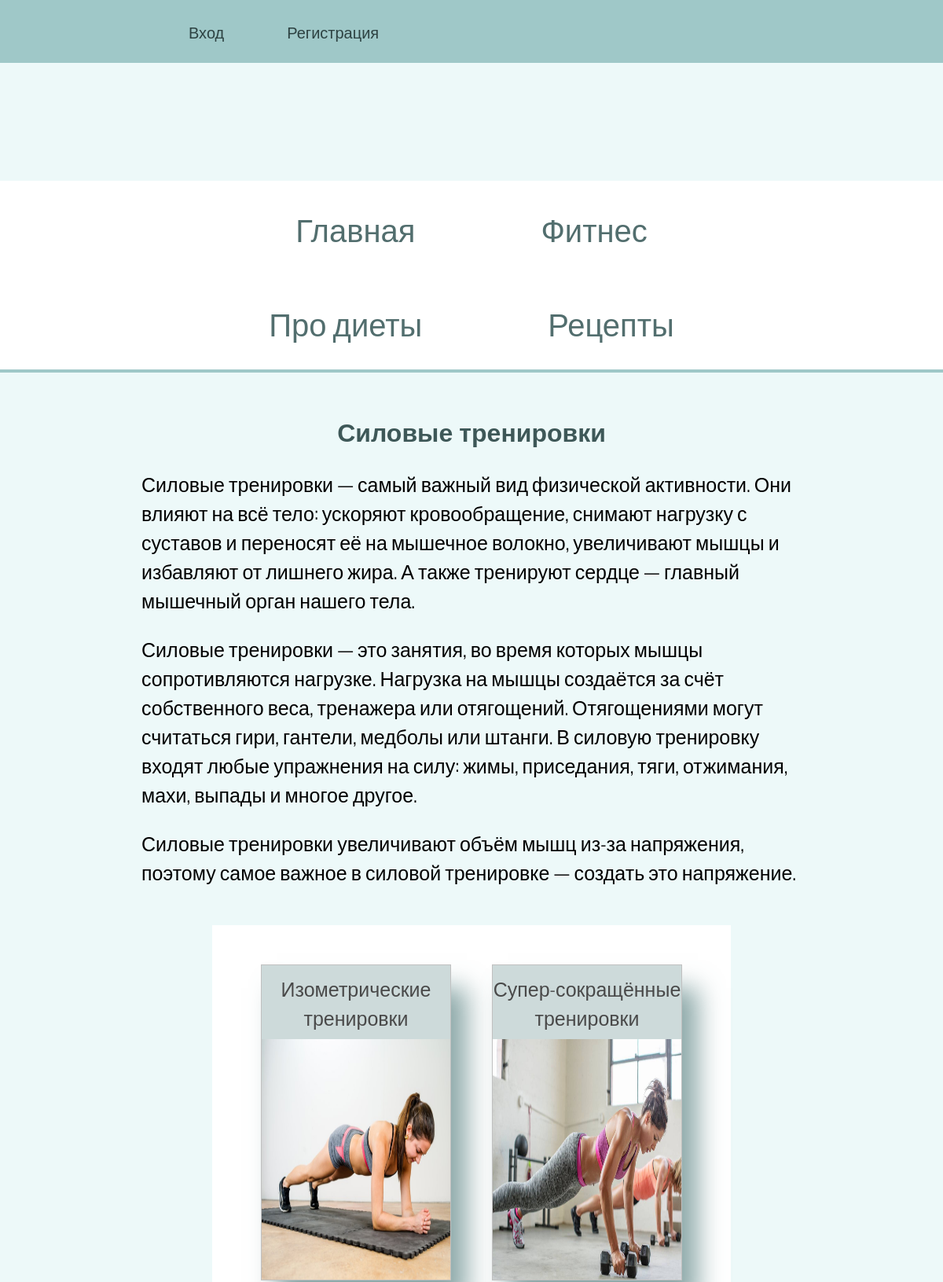
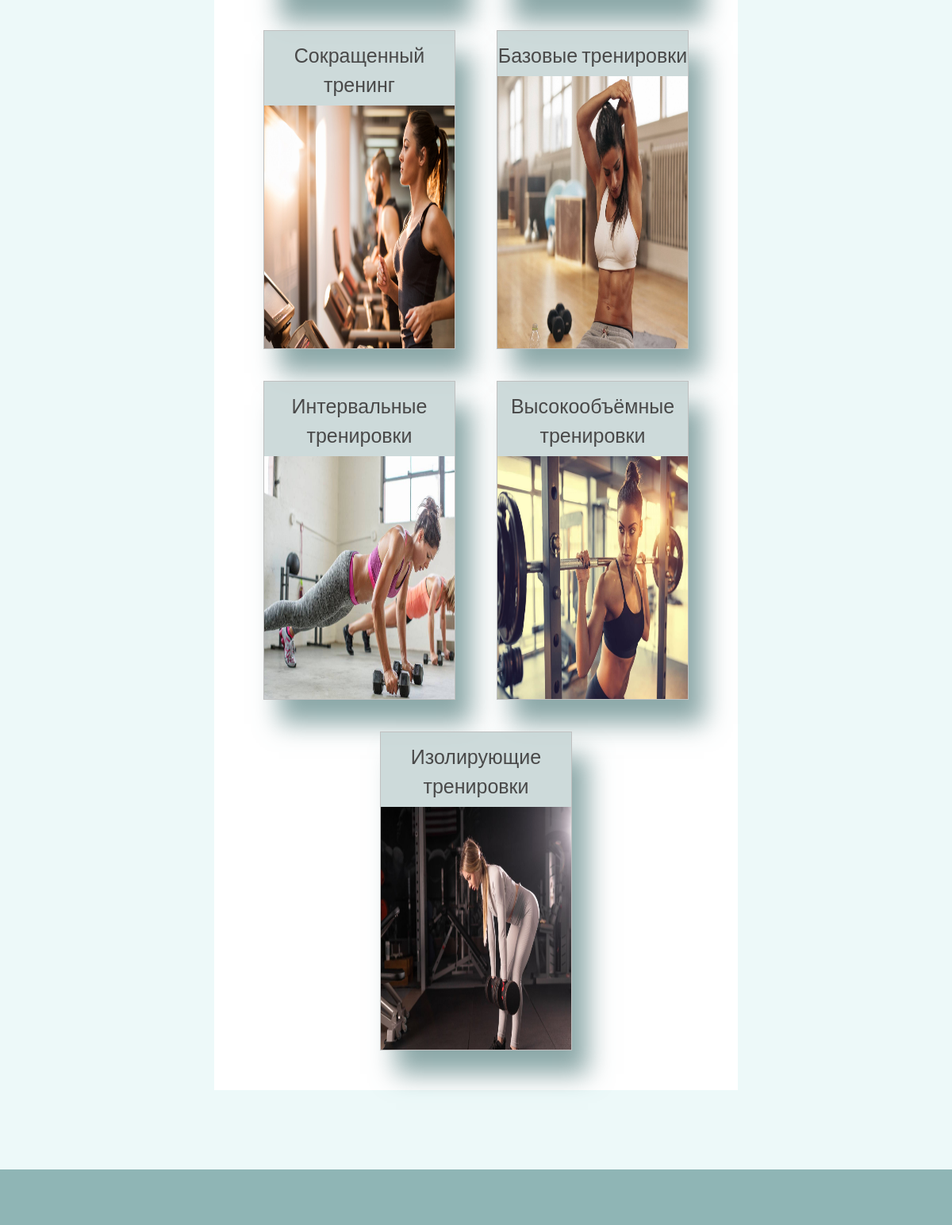
/fitness/type-of-training/2/, run on the app's committed database (2 pictures, top to bottom).
### fitness/models.py (models this page shows, shortened)
class Fitness(models.Model):
    type_of_training = models.CharField(max_length=300, verbose_name='Вид тренировок')
    short_description = models.TextField(blank=True, null=True, verbose_name='Краткое описание')
    image = models.ImageField(upload_to='fitness/', blank=True, null=True, verbose_name='Изображение')

class Training(models.Model):
    owner = models.ForeignKey(Fitness, on_delete=models.CASCADE, null=True, blank=True)
    name = models.CharField(max_length=250, verbose_name='Вид тренировок')
    image = models.ImageField(verbose_name='Изображение')
    date = models.DateTimeField(auto_now_add=True)
    def __str__(self):
        return self.name
    class Meta:
        ordering = ['-date']

### fitness/views.py (the view)
# urls.py: path('type-of-training/<str:pk>/', views.type_of_training, name='type-of-training'),
def type_of_training(request,pk):
    fitness = Fitness.objects.get(id=pk)
    type = fitness.training_set.all()
    context = {
        'type': type,
        'fitness':fitness,
    }
    return render(request, 'fitness/type_of_training.html', context)

### fitness/templates/fitness/type_of_training.html
{% extends 'food/base.html' %}
{% block content %}
<h1>{{ fitness.type_of_training }}</h1>
<div class="kardio-description">{{ fitness.short_description|linebreaks }}</div>
<div class="kardio">
{% for t in type %}
    <div class="kardio_block">
        <h5>{{ t }}</h5>
        <img src="{{ t.image.url }}" alt="" class="kardio_image">
    </div>
{% endfor %}
</div>
{% endblock %}

### food/static/css/style.css (style rules this page uses)
body { padding: 0; margin: 0; font-family: 'Oswald', sans-serif; background-color: #edf9f9; }
h1 { text-align: center; color: #3e5858; }
.kardio { background-color: white; width: 50%; margin: 50px auto; padding: 30px; display: flex; justify-content: space-evenly; flex-wrap: wrap; }
.kardio_block { width: 40%; height: 400px; overflow: hidden; border: 1px solid #c0c0c0; margin: 20px; background-color: #c7d6d6e2; box-shadow: 20px 30px 30px #578080af; }
.kardio_block h5 { margin: 10px 0 10px 0; font-size: 25px; font-weight: 300; text-align: center; color: #494949; }
.kardio_image { width: 110%; height: 90%; }
.kardio-description { width: 70%; margin: 0 auto; font-size: 25px; font-weight: 300; }

### data on the page
Fitness: type_of_training "Силовые тренировки", short_description "Силовые тренировки — самый важный вид физической активности. Они влияют на всё тело: ускоряют кровообращение, снимают нагрузку с суставов и переносят её на мышечное волокно, увеличивают мышцы и избавляют от лишнего жира. А также тренируют сердце — главный мышечный орган нашего тела. Силовые тренировки — это занятия, во время которых мышцы сопротивляются нагрузке. Нагрузка на мышцы создаётся за счёт собственного веса, тренажера или отягощений. Отягощениями могут считаться гири, гантели, медболы или штанги. В силовую тренировку входят любые упражнения на силу: жимы, приседания, тяги, отжимания, махи, выпады и многое другое. Силовые тренировки увеличивают объём мышц из-за напряжения, поэтому…"
Training: name "Изометрические тренировки", image (picture)
Training: name "Супер-сокращённые тренировки", image (picture)
Training: name "Сокращенный тренинг", image (picture)
Training: name "Базовые тренировки", image (picture)
Training: name "Интервальные тренировки", image (picture)
Training: name "Высокообъёмные тренировки", image (picture)
Training: name "Изолирующие тренировки", image (picture)
